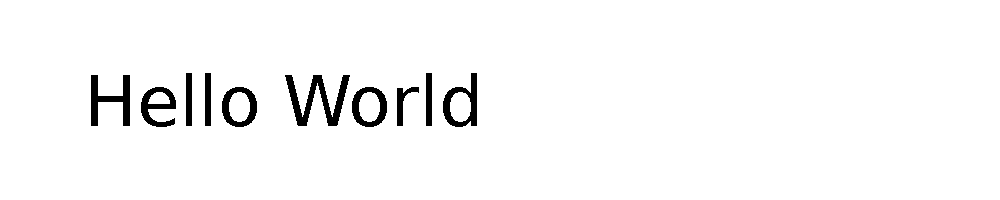
#> input picture backend/test/helloworld.bw.png, 1000 x 200 px
$ python -i ocr-pipeline.py   (imports and definitions only)   (older library calls are emulated)
#> lines starting #> are read from the running program, lines starting #| are printed output that depends on the picture; after the words box and inside, x2 and y2 are one past the last pixel; in counts of white or black regions, pixels touching at a corner belong together
#!/usr/bin/python3
import cv2;
import numpy as np;
import pytesseract;
from math import sin;
from math import cos;
from math import sqrt;

# many thanks to S.O. 34981144
def correctReceipt(pic):
#> called with pic = 'test/helloworld.bw.png'
    parts = pic.split(".");

    img = cv2.imread(pic)
#> img is the input picture: shape (200, 1000, 3); 97% white; 10 black regions, largest, box (x1, y1, x2, y2) and area: (285, 75, 350, 126) 1259, (91, 75, 130, 126) 864, (443, 73, 477, 127) 759
    # Fix bad-horizontal images
    if img.shape[0] < img.shape[1]:
        print("Fixing rotation")
        img = cv2.rotate(img, cv2.ROTATE_90_CLOCKWISE)
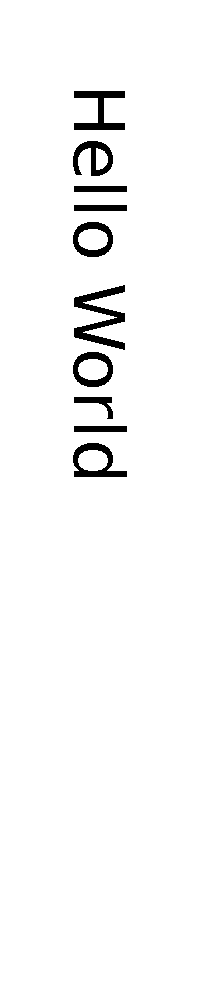
#> img: shape (1000, 200, 3); 97% white; 10 black regions, largest, box (x1, y1, x2, y2) and area: (74, 285, 125, 350) 1259, (74, 91, 125, 130) 864, (73, 443, 127, 477) 759
    img_gray = cv2.cvtColor(img, cv2.COLOR_BGR2GRAY);
    # Threshold it better:
    (thresh, _) = cv2.threshold(img_gray,0,255,cv2.THRESH_BINARY|cv2.THRESH_OTSU)
#> thresh = 0
    del img_gray
    img_hsv = cv2.cvtColor(img, cv2.COLOR_BGR2HSV)
#> img_hsv: shape (1000, 200, 3); mean H, S, V 0, 0, 247.2
    img_bw = cv2.inRange(img_hsv, (0, 0, 145), (255, max(255-thresh*1.3, 50), 255));
    print("Threshval: %d"%thresh);
#| Threshval: 0
    del img_hsv


    for r in (8, 16, 32, 64):
        kernel_tuple = [];
        for i in range(1, r):
            t = []
            for j in range(1, r):
                if (j < r/4 or j > r/4*3) or (i < r/4 or i > r/4*3):
                    t.append(-1);
                else:
                    t.append(0);
            kernel_tuple.append(t);
        kernel_tuple = tuple(kernel_tuple);
        kernel = np.array(kernel_tuple, dtype="int");
        strays = cv2.morphologyEx(img_bw, cv2.MORPH_HITMISS, kernel);
        img_bw = cv2.subtract(img_bw, strays);
#> this loop made 4 passes
#> pass 1, in correctReceipt, `strays = cv2.morphologyEx(img_bw, cv2.MORPH_HITMISS, kernel);`:
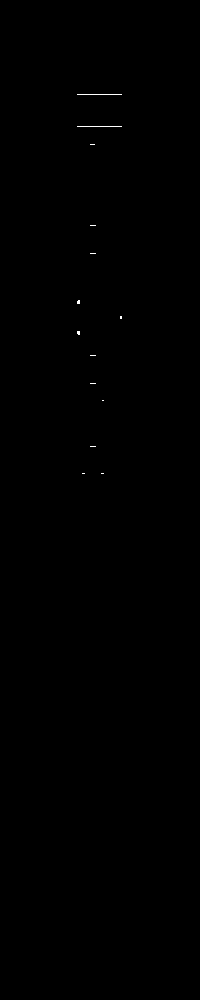
#> strays: shape (1000, 200); 0.08% white in thin lines or dots, all inside (x1, y1, x2, y2) = (77, 94, 122, 474)

    contimg, contours, hierarchy = cv2.findContours(img_bw, cv2.RETR_TREE, cv2.CHAIN_APPROX_SIMPLE)
#> contours = 15 contours; largest, box (x1, y1, x2, y2) and area: (0, 0, 200, 1000) 198801, (73, 284, 126, 351) 1455, (72, 442, 128, 478) 1355, (72, 351, 114, 388) 1202, (72, 221, 114, 258) 1202
    #cv2.drawContours(img, contours, -1, (255,0,0), 3);
    c = max(contours, key = cv2.contourArea)
#> c = [[0, 0], [0, 999], [199, 999], [199, 0]]
    rect = ((cx, cy), (w, h), ang) = cv2.minAreaRect(c)
#> rect = ((99.5, 499.5), (999, 199), -90); cx = 99.5; cy = 499.5; w = 999; h = 199; ang = -90
    # Many thanks to S.O 41138000
    print ("unsimplified contour has",len(c),"points")
#| unsimplified contour has 4 points
    epsilon = 0.1*cv2.arcLength(c,True)
#> epsilon = 239.6
    approx = cv2.approxPolyDP(c,epsilon,True)
#> approx = [[0, 0], [199, 999]]
    print ("simplified contour has",len(approx),"points")
#| simplified contour has 2 points
    # End S.O. 41138000
    visrect = cv2.boxPoints(rect)
#> visrect = [[199, 999], [-3.06e-14, 999], [0, 0], [199, 0]]
    visrect = np.int0(visrect)
#> visrect = [[199, 999], [0, 999], [0, 0], [199, 0]]

    # Build perspective matrix
    width, height = img.shape[:2]
#> width = 1000; height = 200
    pts = np.float32([[0, 0], [width, 0], [0, height], [width, height]])
    #Sorry for this line but woooo thanks S.O. 952914
    approxpts = [item for sublist in approx for item in sublist]
#> approxpts = [[0, 0], [199, 999]]
    # Order them correctly:
    def ptmag(pt):
        return sqrt(pt[0]**2 + pt[1]**2)
    approxmags = list(map(ptmag, approxpts))
#> approxmags = [0, 1018.6]
    def ptratio(pt):
        return pt[0]/pt[1]
    approxratios = list(map(ptratio, approxpts))
#> approxratios = [nan, 0.199]
    far = approxpts[approxmags.index(max(approxmags))]
#> far = [199, 999]
    near = approxpts[approxmags.index(min(approxmags))]
#> near = [0, 0]
    xmid = approxpts[approxratios.index(max(approxratios))]
#> xmid = [0, 0]
    ymid = approxpts[approxratios.index(min(approxratios))]
#> ymid = [0, 0]
    approxpts = [near, xmid, ymid, far]
#> approxpts = [[0, 0], [0, 0], [0, 0], [199, 999]]
    approxpts = np.float32(approxpts)
    print(approxpts);
#| [[  0.   0.]
#|  [  0.   0.]
#|  [  0.   0.]
#|  [199. 999.]]
    mat = cv2.getPerspectiveTransform(approxpts, pts)
#> mat = [[-0.907, 0.417, -1.83e-14], [-0.0181, 0.0508, -6.05e-15], [0.00188, -0.000138, -2.47e-17]]
    aligned = cv2.warpPerspective(img, mat, (width, height))
#> aligned: shape (200, 1000, 3); every value is 255


    # Finally with fixed image, go rethreshold
    img_gray = cv2.cvtColor(aligned, cv2.COLOR_BGR2GRAY);
#> img_gray: shape (200, 1000); every value is 255
    img_bw = cv2.adaptiveThreshold(img_gray,255,cv2.ADAPTIVE_THRESH_MEAN_C,\
                        cv2.THRESH_BINARY,11,5)
    del img_gray

    kernel = cv2.getStructuringElement(cv2.MORPH_ELLIPSE,(3,3))
    img_bw = cv2.dilate(img_bw, kernel, iterations=1, borderType=cv2.BORDER_REPLICATE);
    kernel = cv2.getStructuringElement(cv2.MORPH_ELLIPSE,(9,9))
    img_bw = cv2.erode(img_bw, kernel, iterations=1, borderType=cv2.BORDER_REPLICATE);

    #Magic courtesy of S.O. 34981144
    hist = cv2.reduce(img_bw, 1, cv2.REDUCE_AVG).reshape(-1)
#> hist = 200 values from 255 to 255
    hist = cv2.GaussianBlur(hist,(5,5),0)
    #find mean of hist:
    H,W = img_bw.shape[:2]
#> H = 200; W = 1000
    def updateBounds(ratio):
#> called with ratio = 955
        upd = aligned.copy();
        thresh = 0
        for val in hist:
            thresh = thresh + val[0]
#> this loop made 200 passes
#> thresh on passes 1 to 3: 255, 510, 765
#> after the loop, thresh = 51000
        thresh = thresh//H
#> thresh = 255
        thresh = thresh * 1000 // (ratio)
#> thresh = 267
        print(thresh)
#| 267
        uppers = [y for y in range(H-1) if hist[y]<=thresh and hist[y+1]>thresh]
#> uppers = []
        lowers = [y for y in range(H-1) if hist[y]>thresh and hist[y+1]<=thresh]
#> lowers = []

        for y in uppers:
            cv2.line(upd, (0,y), (W, y), (255,0,0), 1)
#> this loop made 0 passes

        for y in lowers:
            cv2.line(upd, (0,y), (W, y), (0,255,0), 1)
        return (uppers, lowers)

    (uppers, lowers) = updateBounds(955)
#> uppers = []; lowers = []
    #End magic

    print(uppers)
    print(lowers)
    lines = []
    def processLine(i):
        subimg = img_bw[uppers[i]:lowers[i+1], 0:W]
        line = pytesseract.image_to_string(subimg)
        print(line)
        return line
    for i, _ in enumerate(lowers[:-1]):
        lines.append(processLine(i))
#> after the loop, lines = []

    return lines


# [1 line not run here, left out]

>>> result = correctReceipt('test/helloworld.bw.png')
#> result = []
